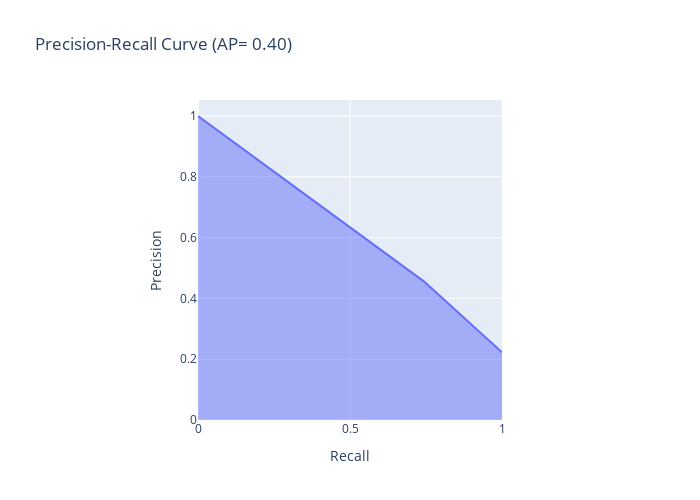

The notebook cell this image was saved under:
### Code cell
# y_predict_proba = mygrid.predict_proba(X_test)[:,1]
y_predict_proba_test = mygrid_trainset.predict_proba(X_test)[:,1] >= 0.2
precision, recall, thresholds = precision_recall_curve(y_test,y_predict_proba_test)
average_precision = average_precision_score(y_test,y_predict_proba_test)

fig = px.area(
    x=recall, y=precision,
    title=f'Precision-Recall Curve (AP= {average_precision:.2f})',
    labels=dict(x='Recall', y='Precision'),
    width=700, height=500
)



fig.update_yaxes(scaleanchor='x', scaleratio=1)
fig.update_xaxes(constrain='domain')
fig.show()

### Figure 1 — Plotly figure (JSON) as saved in the notebook; plotly's stock layout.template omitted (floating-point values rounded to 4 significant figures)
{"data": [{"fillpattern": {"shape": ""}, "hovertemplate": "Recall=%{x}<br>Precision=%{y}<extra></extra>", "legendgroup": "", "line": {"color": "#636efa"}, "marker": {"symbol": "circle"}, "mode": "lines", "name": "", "orientation": "v", "showlegend": false, "stackgroup": "1", "type": "scatter", "x": [1, 0.7429, 0], "xaxis": "x", "y": [0.2229, 0.4561, 1], "yaxis": "y"}], "layout": {"height": 500, "legend": {"tracegroupgap": 0}, "title": {"text": "Precision-Recall Curve (AP= 0.40)"}, "width": 700, "xaxis": {"anchor": "y", "constrain": "domain", "domain": [0, 1], "title": {"text": "Recall"}}, "yaxis": {"anchor": "x", "domain": [0, 1], "scaleanchor": "x", "scaleratio": 1, "title": {"text": "Precision"}}}}
